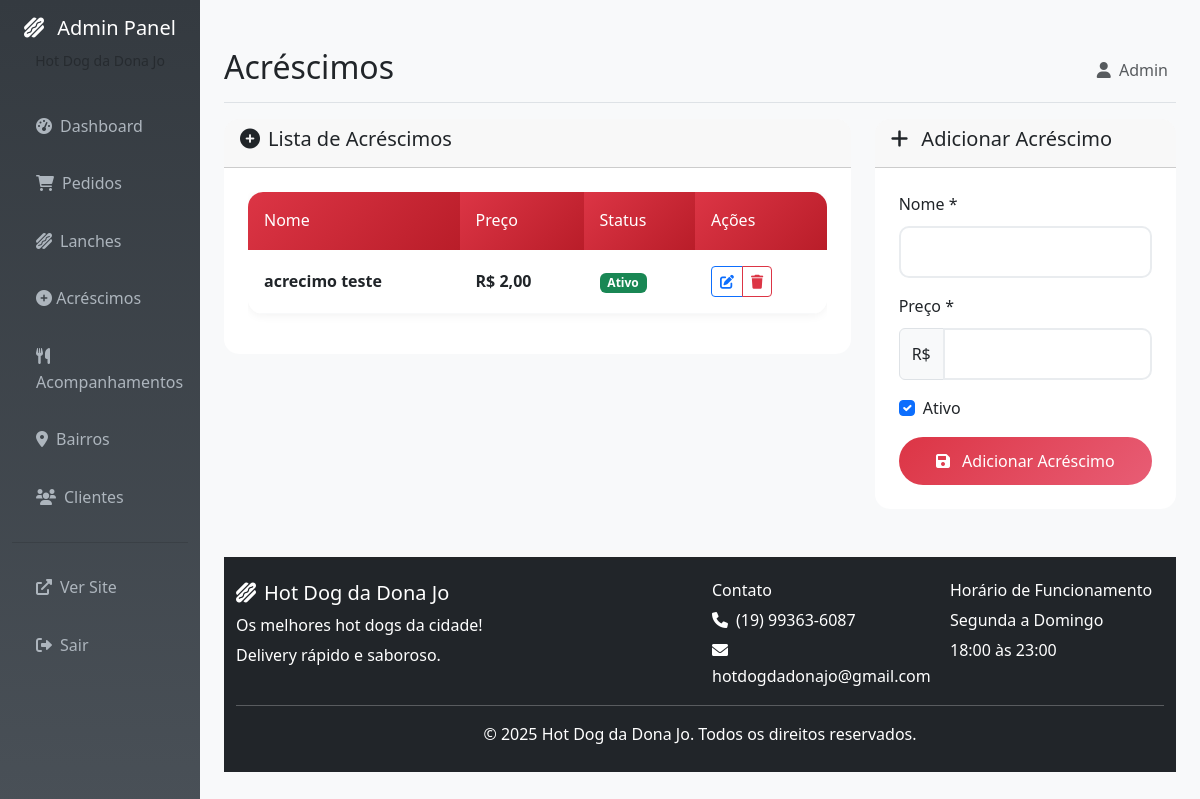
The app's page /admin/acrescimos.php (signed in) with its own data.
### tables this page shows
CREATE TABLE `acrescimos` (
  `id` int(11) NOT NULL,
  `nome` varchar(100) NOT NULL,
  `preco` decimal(10,2) NOT NULL,
  `ativo` tinyint(1) DEFAULT 1,
  `created_at` datetime DEFAULT current_timestamp()
);

### includes/functions.php (called while the page is built, shortened)
<?php
function formatPrice($price) {
    return 'R$ ' . number_format($price, 2, ',', '.');
}
?>

### admin/acrescimos.php (the view, shortened to what this page needs)
<?php
include 'includes/auth.php';
$stmt = $pdo->query("SELECT * FROM acrescimos ORDER BY nome");
$acrescimos = $stmt->fetchAll();
$editing_acrescimo = null;
?>
<div class="row">
    <div class="col-lg-8">
        <div class="card">
            <div class="card-header">
                <h5><i class="fas fa-plus-circle me-2"></i>Lista de Acréscimos</h5>
            </div>
            <div class="card-body">
                <?php if (empty($acrescimos)): ?>
                <p class="text-muted text-center">Nenhum acréscimo cadastrado</p>
                <?php else: ?>
                <div class="table-responsive">
                    <table class="table">
                        <thead>
                            <tr>
                                <th>Nome</th>
                                <th>Preço</th>
                                <th>Status</th>
                                <th>Ações</th>
                            </tr>
                        </thead>
                        <tbody>
                            <?php foreach ($acrescimos as $acrescimo): ?>
                            <tr>
                                <td>
                                    <strong><?= htmlspecialchars($acrescimo['nome']) ?></strong>
                                </td>
                                <td>
                                    <strong><?= formatPrice($acrescimo['preco']) ?></strong>
                                </td>
                                <td>
                                    <span class="badge <?= $acrescimo['ativo'] ? 'bg-success' : 'bg-secondary' ?>">
                                        <?= $acrescimo['ativo'] ? 'Ativo' : 'Inativo' ?>
                                    </span>
                                </td>
                                <td>
                                    <div class="btn-group" role="group">
                                        <a href="?edit=<?= $acrescimo['id'] ?>" class="btn btn-sm btn-outline-primary">
                                            <i class="fas fa-edit"></i>
                                        </a>
                                        <button type="button" class="btn btn-sm btn-outline-danger"
                                                onclick="deleteAcrescimo(<?= $acrescimo['id'] ?>)">
                                            <i class="fas fa-trash"></i>
                                        </button>
                                    </div>
                                </td>
                            </tr>
                            <?php endforeach; ?>
                        </tbody>
                    </table>
                </div>
                <?php endif; ?>
            </div>
        </div>
    </div>
    <div class="col-lg-4">
        <div class="card">
            <div class="card-header">
                <h5>
                    <i class="fas fa-<?= $editing_acrescimo ? 'edit' : 'plus' ?> me-2"></i>
                    <?= $editing_acrescimo ? 'Editar' : 'Adicionar' ?> Acréscimo
                </h5>
            </div>
            <div class="card-body">
                <form method="POST" class="needs-validation" novalidate>
                    <div class="mb-3">
                        <label for="nome" class="form-label">Nome *</label>
                        <input type="text" class="form-control" id="nome" name="nome"
                               value="<?= htmlspecialchars($editing_acrescimo['nome'] ?? '') ?>" required>
                    </div>
                    <div class="mb-3">
                        <label for="preco" class="form-label">Preço *</label>
                        <div class="input-group">
                            <span class="input-group-text">R$</span>
                            <input type="number" class="form-control" id="preco" name="preco"
                                   step="0.01" min="0.01"
                                   value="<?= $editing_acrescimo['preco'] ?? '' ?>" required>
                        </div>
                    </div>
                    <div class="mb-3">
                        <div class="form-check">
                            <input class="form-check-input" type="checkbox" id="ativo" name="ativo"
                                   <?= ($editing_acrescimo['ativo'] ?? true) ? 'checked' : '' ?>>
                            <label class="form-check-label" for="ativo">
                                Ativo
                            </label>
                        </div>
                    </div>
                    <div class="d-grid gap-2">
                        <button type="submit" class="btn btn-primary">
                            <i class="fas fa-save me-2"></i>
                            <?= $editing_acrescimo ? 'Atualizar' : 'Adicionar' ?> Acréscimo
                        </button>
                    </div>
                </form>
            </div>
        </div>
    </div>
</div>
<?php include '../includes/footer.php'; ?>

### assets/css/style.css (style rules this page uses)
:root { --primary-color: #dc3545; --secondary-color: #ffc107; --success-color: #28a745; --info-color: #17a2b8; --warning-color: #fd7e14; --danger-color: #dc3545; --dark-color: #343a40; --light-color: #f8f9fa; --font-family: 'Segoe UI', Tahoma, Geneva, Verdana, sans-serif; }
body { font-family: var(--font-family); background-color: #f5f5f5; line-height: 1.6; }
.card { border: none; border-radius: 15px; transition: all 0.3s ease; overflow: hidden; }
.card-body { padding: 1.5rem; }
.btn-primary { background: linear-gradient(135deg, var(--primary-color), #e85d75); border: none; border-radius: 25px; padding: 0.75rem 1.5rem; font-weight: 500; transition: all 0.3s ease; }
.form-control { border-radius: 10px; border: 2px solid #e9ecef; padding: 0.75rem 1rem; transition: all 0.3s ease; }
.table { background: white; border-radius: 15px; overflow: hidden; box-shadow: 0 2px 10px rgba(0,0,0,0.05); }
.table thead th { background: linear-gradient(135deg, var(--primary-color), #b91d29); color: white; border: none; padding: 1rem; font-weight: 500; }
.table tbody td { padding: 1rem; vertical-align: middle; border-bottom: 1px solid #f8f9fa; }

### records on screen
acrescimos: nome "acrecimo teste", preco "R$ 2,00", ativo "Ativo"

### other values on screen
$page_title "Acréscimos"
$_SESSION['admin_nome'] "Admin"
